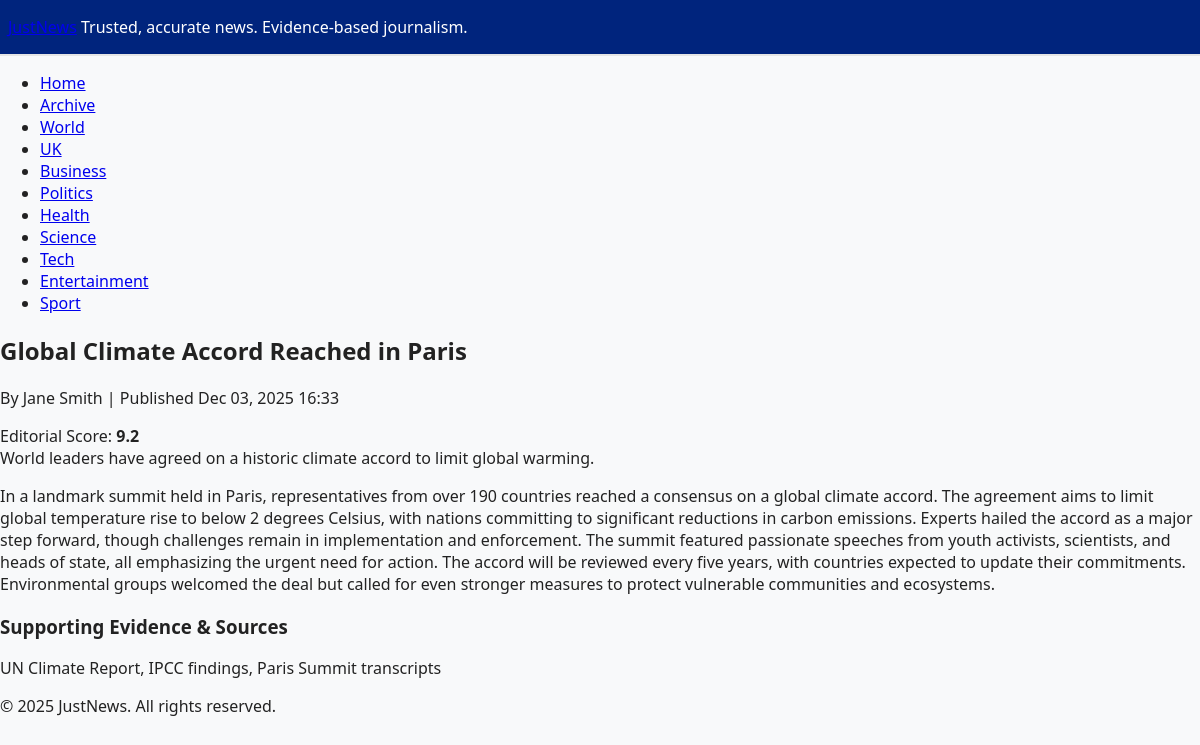
Screenshot of /article/global-climate-accord-paris/ with the database file from the repository.
### news/models.py (models this page shows, shortened)
class Article(models.Model):
    title = models.CharField(max_length=200)
    slug = models.SlugField(unique=True)
    summary = models.TextField()
    body = models.TextField()
    published_at = models.DateTimeField(auto_now_add=True)
    updated_at = models.DateTimeField(auto_now=True)
    author = models.CharField(max_length=100)
    score = models.FloatField(help_text="Editorial score (accuracy, trust)")
    evidence = models.TextField(help_text="Supporting evidence, sources, fact-checks")
    is_featured = models.BooleanField(default=False)
    CATEGORY_CHOICES = [
        ("world", "World"),
        ("uk", "UK"),
        ("business", "Business"),
        ("politics", "Politics"),
        ("health", "Health"),
        ("science", "Science"),
        ("technology", "Tech"),
        ("entertainment", "Entertainment"),
        ("sport", "Sport"),
    ]
    category = models.CharField(
        max_length=20, choices=CATEGORY_CHOICES, default="world"
    )
    class Meta:
        ordering = ["-published_at"]

### news/views.py (the view)
# urls.py: path("article/<slug:slug>/", views.article_detail, name="article_detail"),
def article_detail(request, slug):
    article = get_object_or_404(Article, slug=slug)
    return render(
        request,
        "news/article_detail.html",
        {
            "article": article,
        },
    )

### news/templates/news/article_detail.html (shortened to what this page needs)
{% extends "news/base.html" %}
{% block content %}
<article class="news-article">
    <h2>{{ article.title }}</h2>
    <p class="meta">By {{ article.author }} | Published {{ article.published_at|date:"M d, Y H:i" }}</p>
    <div class="score">Editorial Score: <strong>{{ article.score }}</strong></div>
    <div class="summary">{{ article.summary }}</div>
    <div class="body">{{ article.body|linebreaks }}</div>
    <section class="evidence">
        <h3>Supporting Evidence & Sources</h3>
        <div>{{ article.evidence|linebreaks }}</div>
    </section>
</article>
{% endblock %}

### static/css/style.css (style rules this page uses)
body { font-family: "Segoe UI", "Arial", sans-serif; background: #f8f9fa; color: #222; margin: 0; padding: 0; }

### rows the page displays
Article: title "Global Climate Accord Reached in Paris", author "Jane Smith", published_at "Dec 03, 2025 16:33", score "9.2", summary "World leaders have agreed on a historic climate accord to limit global warming.", body "In a landmark summit held in Paris, representatives from over 190 countries reached a consensus on a global climate accord. The agreement aims to limit global temperature rise to below 2 degrees Celsius, with nations committing to significant reductions in carbon emissions. Experts hailed the accord as a major step forward, though challenges remain in implementation and enforcement. The summit featured passionate speeches from youth activists, scientists, and heads of state, all emphasizing the urgent need for action. The accord will be reviewed every five years, with countries expected to update their commitments. Environmental groups welcomed the deal but called for even stronger measures…", evidence "UN Climate Report, IPCC findings, Paris Summit transcripts"
